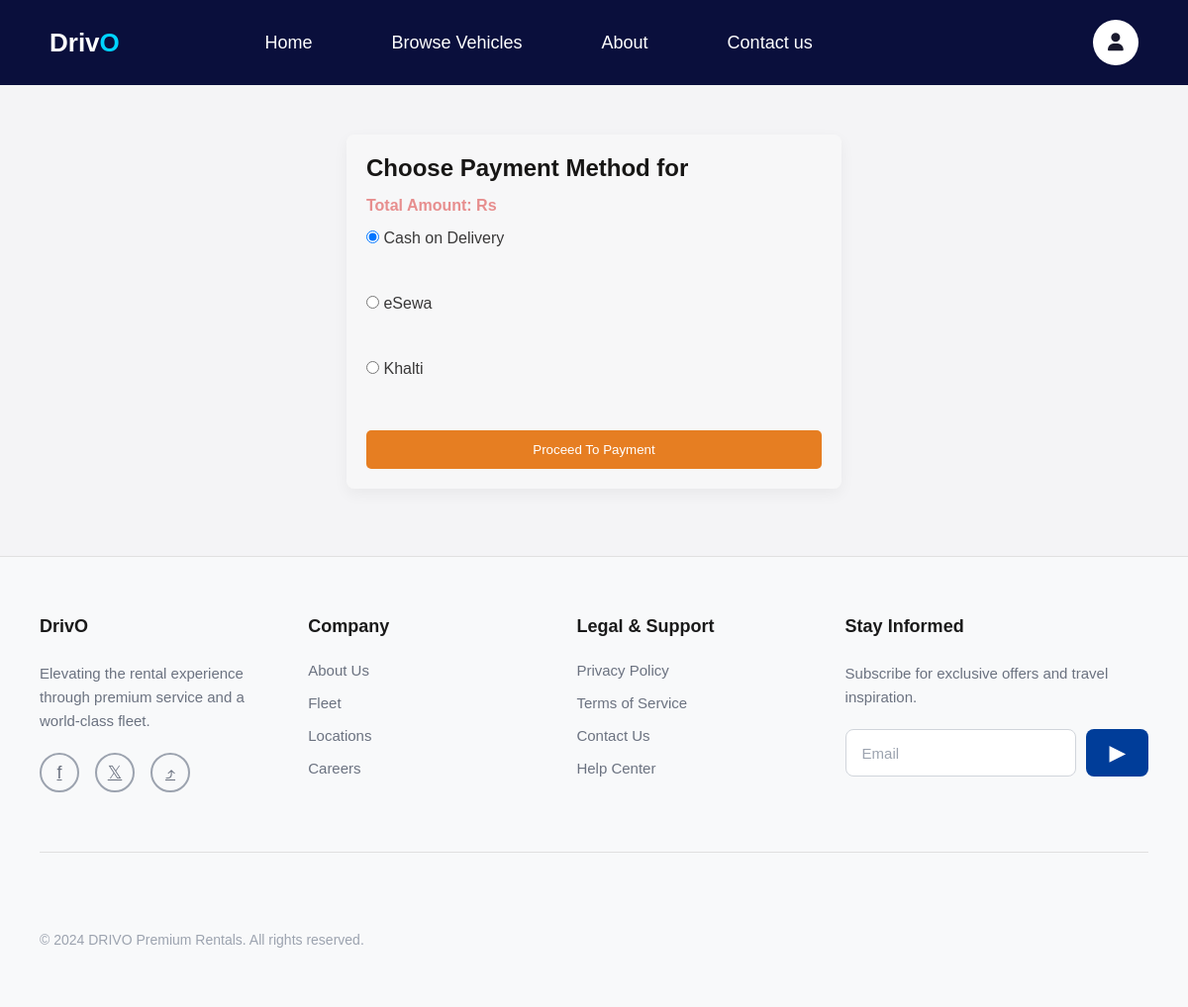
Page /payment/33/ (signed in) on the earlier database version.
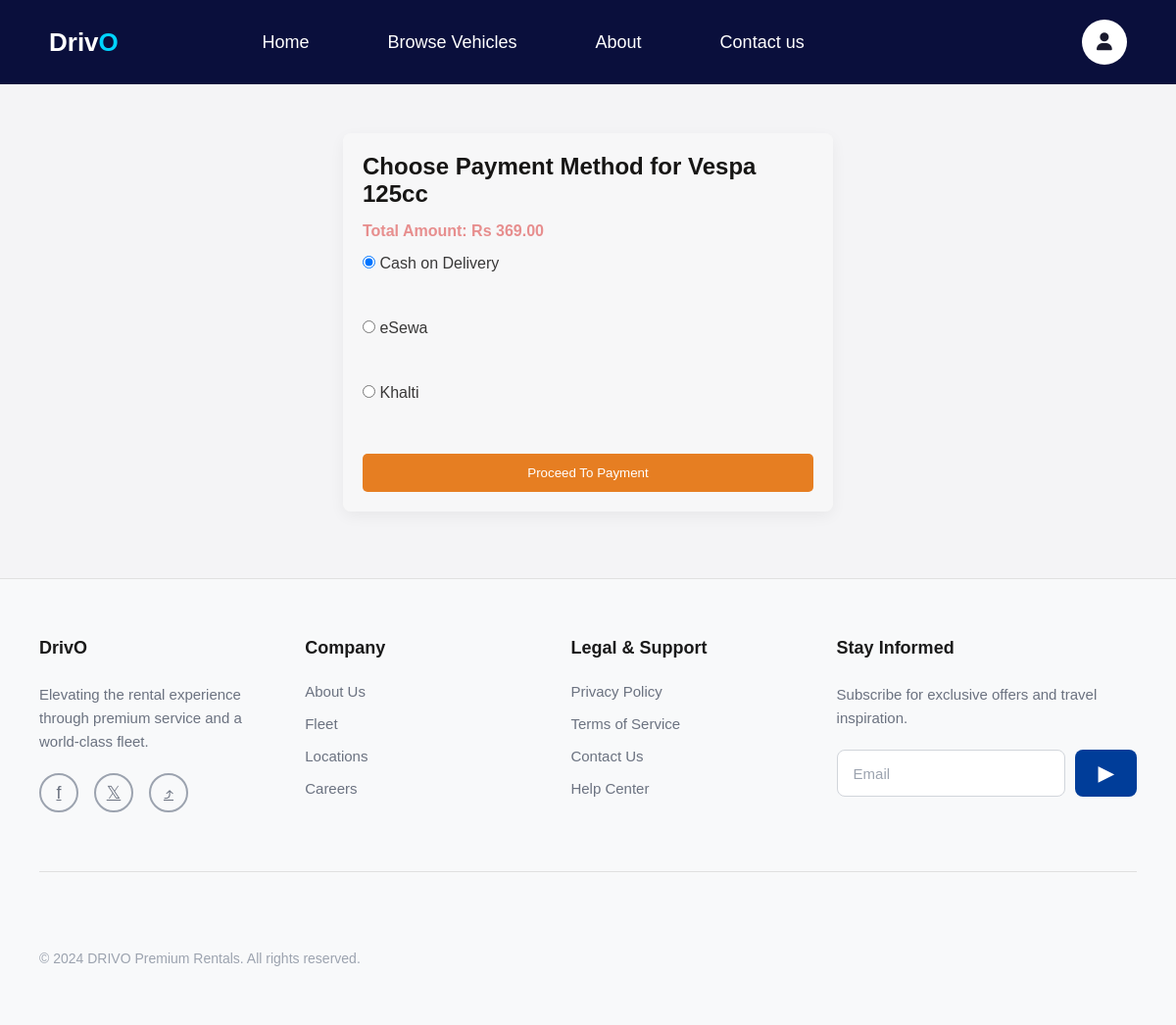
Same page on the later database version.
### rentingsystem/models.py (models this page shows, shortened)
class Booking(models.Model):
    STATUS_CHOICES = (
        ('pending', 'Pending'),
        ('confirmed', 'Confirmed'),
        ('cancelled', 'Cancelled'),
    )
    user = models.ForeignKey(User, on_delete=models.CASCADE, related_name='bookings')
    vehicle = models.ForeignKey(Vehicle, on_delete=models.CASCADE, related_name='bookings')
    start_date = models.DateField()
    end_date = models.DateField()
    start_time = models.TimeField(null=True, blank=True)
    end_time = models.TimeField(null=True, blank=True)
    total_days = models.PositiveIntegerField(default=1)
    total_cost = models.DecimalField(max_digits=10, decimal_places=2, default=0)
    status = models.CharField(max_length=10, choices=STATUS_CHOICES, default='pending')
    created_at = models.DateTimeField(auto_now_add=True)
    class Meta:
        ordering = ['-created_at']

class Vehicle(models.Model):
    category = models.ForeignKey(Category, on_delete=models.CASCADE, related_name='vehicles')
    name = models.CharField(max_length=100)
    price_per_day = models.DecimalField(max_digits=10, decimal_places=2)
    image = models.ImageField(upload_to='vehicle')
    is_available=models.BooleanField(default=True)
    description=models.TextField(blank=True)
    created_at=models.DateTimeField(auto_now_add=True)

### rentingsystem/views.py (the view, shortened to what this page needs)
# urls.py: path('payment/<int:booking_id>/', views.payment_method, name='process-payment'),
@login_required
def payment_method(request, booking_id):
    booking = Booking.objects.filter(id=booking_id, user=request.user).first()
    return render(request, 'rentingsystem/payment_method.html', {'booking': booking})

### rentingsystem/templates/rentingsystem/payment_method.html (shortened to what this page needs)
{% extends 'base.html' %}
{% block main_content %}
<div class="payment-container">
    <h2>Choose Payment Method for {{ booking.vehicle.name }}</h2>
    <p>Total Amount: Rs {{ booking.total_cost }}</p>
    <form method="POST">
        <label>
            <input type="radio" name="method" value="COD" checked> Cash on Delivery
        </label><br>
        <label>
            <input type="radio" name="method" value="esewa"> eSewa
        </label><br>
        <label>
            <input type="radio" name="method" value="khalti"> Khalti
        </label><br>
        <button type="submit" class="pay-btn">Proceed To Payment</button>
    </form>
</div>
{% endblock %}

Differences in the rows shown:
added Booking: vehicle.name "Vespa 125cc", total_cost "369.00"
